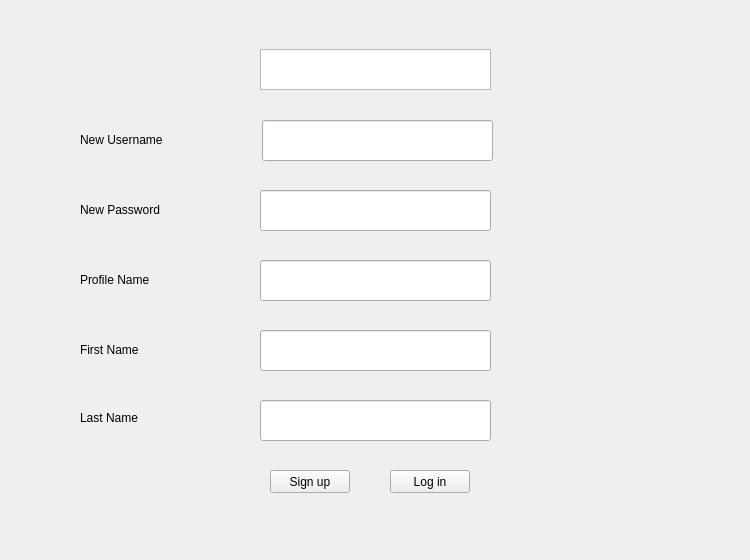
<?xml version="1.0" encoding="UTF-8"?>
<ui version="4.0">
 <class>Register</class>
 <widget class="QMainWindow" name="Register">
  <property name="geometry">
   <rect>
    <x>0</x>
    <y>0</y>
    <width>750</width>
    <height>560</height>
   </rect>
  </property>
  <property name="windowTitle">
   <string>Registration</string>
  </property>
  <widget class="QWidget" name="centralwidget">
   <widget class="QLineEdit" name="nUser">
    <property name="geometry">
     <rect>
      <x>262</x>
      <y>120</y>
      <width>231</width>
      <height>41</height>
     </rect>
    </property>
   </widget>
   <widget class="QLineEdit" name="nPass">
    <property name="geometry">
     <rect>
      <x>260</x>
      <y>190</y>
      <width>231</width>
      <height>41</height>
     </rect>
    </property>
    <property name="echoMode">
     <enum>QLineEdit::Password</enum>
    </property>
   </widget>
   <widget class="QLineEdit" name="nPro">
    <property name="geometry">
     <rect>
      <x>260</x>
      <y>260</y>
      <width>231</width>
      <height>41</height>
     </rect>
    </property>
   </widget>
   <widget class="QLabel" name="label">
    <property name="geometry">
     <rect>
      <x>80</x>
      <y>130</y>
      <width>141</width>
      <height>20</height>
     </rect>
    </property>
    <property name="text">
     <string>New Username</string>
    </property>
   </widget>
   <widget class="QLabel" name="label_2">
    <property name="geometry">
     <rect>
      <x>80</x>
      <y>200</y>
      <width>141</width>
      <height>20</height>
     </rect>
    </property>
    <property name="text">
     <string>New Password</string>
    </property>
   </widget>
   <widget class="QLabel" name="label_3">
    <property name="geometry">
     <rect>
      <x>80</x>
      <y>270</y>
      <width>141</width>
      <height>20</height>
     </rect>
    </property>
    <property name="text">
     <string>Profile Name</string>
    </property>
   </widget>
   <widget class="QPushButton" name="signup">
    <property name="geometry">
     <rect>
      <x>270</x>
      <y>470</y>
      <width>80</width>
      <height>23</height>
     </rect>
    </property>
    <property name="text">
     <string>Sign up</string>
    </property>
   </widget>
   <widget class="QPushButton" name="login">
    <property name="geometry">
     <rect>
      <x>390</x>
      <y>470</y>
      <width>80</width>
      <height>23</height>
     </rect>
    </property>
    <property name="text">
     <string>Log in</string>
    </property>
   </widget>
   <widget class="QLineEdit" name="Fname">
    <property name="geometry">
     <rect>
      <x>260</x>
      <y>330</y>
      <width>231</width>
      <height>41</height>
     </rect>
    </property>
   </widget>
   <widget class="QLineEdit" name="Lname">
    <property name="geometry">
     <rect>
      <x>260</x>
      <y>400</y>
      <width>231</width>
      <height>41</height>
     </rect>
    </property>
   </widget>
   <widget class="QLabel" name="label1">
    <property name="geometry">
     <rect>
      <x>80</x>
      <y>340</y>
      <width>81</width>
      <height>20</height>
     </rect>
    </property>
    <property name="text">
     <string>First Name</string>
    </property>
   </widget>
   <widget class="QLabel" name="label_5">
    <property name="geometry">
     <rect>
      <x>80</x>
      <y>410</y>
      <width>71</width>
      <height>16</height>
     </rect>
    </property>
    <property name="text">
     <string>Last Name</string>
    </property>
   </widget>
   <widget class="QTextEdit" name="textEdit">
    <property name="geometry">
     <rect>
      <x>260</x>
      <y>49</y>
      <width>231</width>
      <height>41</height>
     </rect>
    </property>
   </widget>
  </widget>
  <widget class="QMenuBar" name="menubar">
   <property name="geometry">
    <rect>
     <x>0</x>
     <y>0</y>
     <width>750</width>
     <height>22</height>
    </rect>
   </property>
  </widget>
 </widget>
 <resources/>
 <connections/>
</ui>
